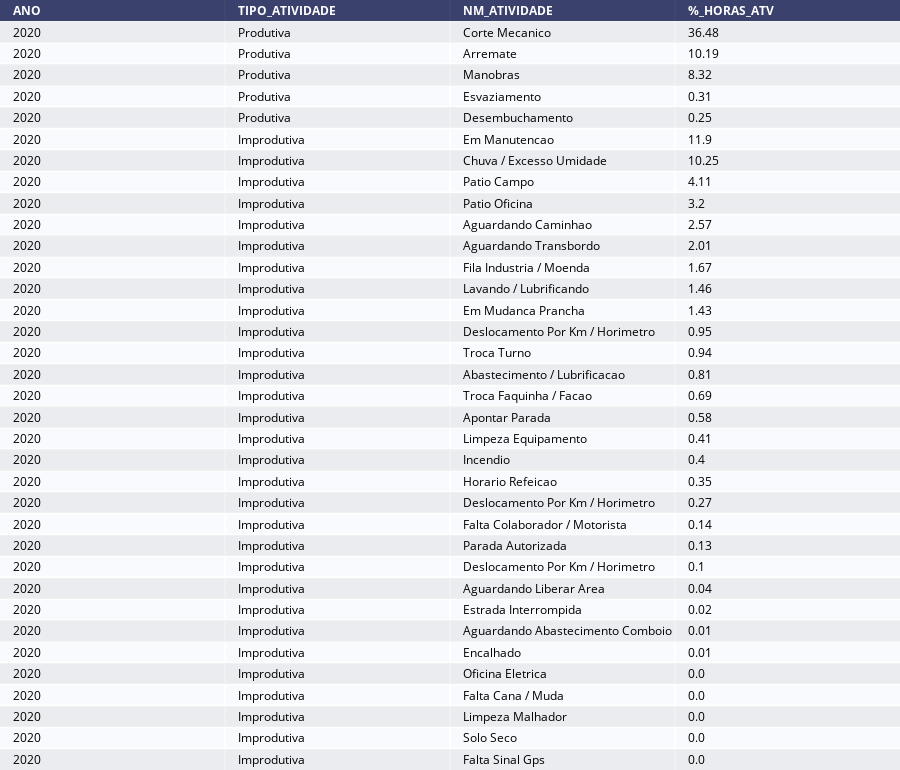

Write notebook code for a chart like this one.
### Code cell
import plotly.figure_factory as ff

dt_year_graf = dt_year.query('ANO == 2020')

# Rename column of database
dt_year_graf = dt_year_graf.rename(columns={"VA_DURACAO": "HORAS_ATV", "FG_ATIVIDADE_PRODUTIVA": "TIPO_ATIVIDADE"}, errors="raise")

# Select columns of database
dt_year_graf = dt_year_graf[['ANO', 'TIPO_ATIVIDADE', 'NM_ATIVIDADE', '%_HORAS_ATV']]

# Sort Values in database
dt_year_graf = dt_year_graf.sort_values(['ANO', 'TIPO_ATIVIDADE', '%_HORAS_ATV'], ascending=False)

# Plot database
fig =  ff.create_table(dt_year_graf, height_constant=20)
print(' / ')
print(' / ')
print(' / Relação % de Horas Produtivas e Improdutivas por Ano e Tipos de Atividades (2020)')
fig.show()

### Figure 1 — Plotly figure (JSON) as saved in the notebook; plotly's stock layout.template omitted (floating-point values rounded to 4 significant figures; data arrays with more than 128 entries replaced by an {"elided": "..."} marker saying what was removed)
{"data": [{"colorscale": [[0, "#00083e"], [0.5, "#ededee"], [1, "#ffffff"]], "hoverinfo": "none", "opacity": 0.75, "showscale": false, "type": "heatmap", "z": {"elided": "36x4 float values"}}], "layout": {"annotations": [{"align": "left", "font": {"color": "#ffffff"}, "showarrow": false, "text": "<b>ANO</b>", "x": -0.45, "xanchor": "left", "xref": "x", "y": 0, "yref": "y"}, {"align": "left", "font": {"color": "#ffffff"}, "showarrow": false, "text": "<b>TIPO_ATIVIDADE</b>", "x": 0.55, "xanchor": "left", "xref": "x", "y": 0, "yref": "y"}, {"align": "left", "font": {"color": "#ffffff"}, "showarrow": false, "text": "<b>NM_ATIVIDADE</b>", "x": 1.55, "xanchor": "left", "xref": "x", "y": 0, "yref": "y"}, {"align": "left", "font": {"color": "#ffffff"}, "showarrow": false, "text": "<b>%_HORAS_ATV</b>", "x": 2.55, "xanchor": "left", "xref": "x", "y": 0, "yref": "y"}, {"align": "left", "font": {"color": "#000000"}, "showarrow": false, "text": "2020", "x": -0.45, "xanchor": "left", "xref": "x", "y": 1, "yref": "y"}, {"align": "left", "font": {"color": "#000000"}, "showarrow": false, "text": "Produtiva", "x": 0.55, "xanchor": "left", "xref": "x", "y": 1, "yref": "y"}, {"align": "left", "font": {"color": "#000000"}, "showarrow": false, "text": "Corte Mecanico", "x": 1.55, "xanchor": "left", "xref": "x", "y": 1, "yref": "y"}, {"align": "left", "font": {"color": "#000000"}, "showarrow": false, "text": "36.48", "x": 2.55, "xanchor": "left", "xref": "x", "y": 1, "yref": "y"}, {"align": "left", "font": {"color": "#000000"}, "showarrow": false, "text": "2020", "x": -0.45, "xanchor": "left", "xref": "x", "y": 2, "yref": "y"}, {"align": "left", "font": {"color": "#000000"}, "showarrow": false, "text": "Produtiva", "x": 0.55, "xanchor": "left", "xref": "x", "y": 2, "yref": "y"}, {"align": "left", "font": {"color": "#000000"}, "showarrow": false, "text": "Arremate", "x": 1.55, "xanchor": "left", "xref": "x", "y": 2, "yref": "y"}, {"align": "left", "font": {"color": "#000000"}, "showarrow": false, "text": "10.19", "x": 2.55, "xanchor": "left", "xref": "x", "y": 2, "yref": "y"}, {"align": "left", "font": {"color": "#000000"}, "showarrow": false, "text": "2020", "x": -0.45, "xanchor": "left", "xref": "x", "y": 3, "yref": "y"}, {"align": "left", "font": {"color": "#000000"}, "showarrow": false, "text": "Produtiva", "x": 0.55, "xanchor": "left", "xref": "x", "y": 3, "yref": "y"}, {"align": "left", "font": {"color": "#000000"}, "showarrow": false, "text": "Manobras", "x": 1.55, "xanchor": "left", "xref": "x", "y": 3, "yref": "y"}, {"align": "left", "font": {"color": "#000000"}, "showarrow": false, "text": "8.32", "x": 2.55, "xanchor": "left", "xref": "x", "y": 3, "yref": "y"}, {"align": "left", "font": {"color": "#000000"}, "showarrow": false, "text": "2020", "x": -0.45, "xanchor": "left", "xref": "x", "y": 4, "yref": "y"}, {"align": "left", "font": {"color": "#000000"}, "showarrow": false, "text": "Produtiva", "x": 0.55, "xanchor": "left", "xref": "x", "y": 4, "yref": "y"}, {"align": "left", "font": {"color": "#000000"}, "showarrow": false, "text": "Esvaziamento", "x": 1.55, "xanchor": "left", "xref": "x", "y": 4, "yref": "y"}, {"align": "left", "font": {"color": "#000000"}, "showarrow": false, "text": "0.31", "x": 2.55, "xanchor": "left", "xref": "x", "y": 4, "yref": "y"}, {"align": "left", "font": {"color": "#000000"}, "showarrow": false, "text": "2020", "x": -0.45, "xanchor": "left", "xref": "x", "y": 5, "yref": "y"}, {"align": "left", "font": {"color": "#000000"}, "showarrow": false, "text": "Produtiva", "x": 0.55, "xanchor": "left", "xref": "x", "y": 5, "yref": "y"}, {"align": "left", "font": {"color": "#000000"}, "showarrow": false, "text": "Desembuchamento", "x": 1.55, "xanchor": "left", "xref": "x", "y": 5, "yref": "y"}, {"align": "left", "font": {"color": "#000000"}, "showarrow": false, "text": "0.25", "x": 2.55, "xanchor": "left", "xref": "x", "y": 5, "yref": "y"}, {"align": "left", "font": {"color": "#000000"}, "showarrow": false, "text": "2020", "x": -0.45, "xanchor": "left", "xref": "x", "y": 6, "yref": "y"}, {"align": "left", "font": {"color": "#000000"}, "showarrow": false, "text": "Improdutiva", "x": 0.55, "xanchor": "left", "xref": "x", "y": 6, "yref": "y"}, {"align": "left", "font": {"color": "#000000"}, "showarrow": false, "text": "Em Manutencao", "x": 1.55, "xanchor": "left", "xref": "x", "y": 6, "yref": "y"}, {"align": "left", "font": {"color": "#000000"}, "showarrow": false, "text": "11.9", "x": 2.55, "xanchor": "left", "xref": "x", "y": 6, "yref": "y"}, {"align": "left", "font": {"color": "#000000"}, "showarrow": false, "text": "2020", "x": -0.45, "xanchor": "left", "xref": "x", "y": 7, "yref": "y"}, {"align": "left", "font": {"color": "#000000"}, "showarrow": false, "text": "Improdutiva", "x": 0.55, "xanchor": "left", "xref": "x", "y": 7, "yref": "y"}, {"align": "left", "font": {"color": "#000000"}, "showarrow": false, "text": "Chuva / Excesso Umidade", "x": 1.55, "xanchor": "left", "xref": "x", "y": 7, "yref": "y"}, {"align": "left", "font": {"color": "#000000"}, "showarrow": false, "text": "10.25", "x": 2.55, "xanchor": "left", "xref": "x", "y": 7, "yref": "y"}, {"align": "left", "font": {"color": "#000000"}, "showarrow": false, "text": "2020", "x": -0.45, "xanchor": "left", "xref": "x", "y": 8, "yref": "y"}, {"align": "left", "font": {"color": "#000000"}, "showarrow": false, "text": "Improdutiva", "x": 0.55, "xanchor": "left", "xref": "x", "y": 8, "yref": "y"}, {"align": "left", "font": {"color": "#000000"}, "showarrow": false, "text": "Patio Campo", "x": 1.55, "xanchor": "left", "xref": "x", "y": 8, "yref": "y"}, {"align": "left", "font": {"color": "#000000"}, "showarrow": false, "text": "4.11", "x": 2.55, "xanchor": "left", "xref": "x", "y": 8, "yref": "y"}, {"align": "left", "font": {"color": "#000000"}, "showarrow": false, "text": "2020", "x": -0.45, "xanchor": "left", "xref": "x", "y": 9, "yref": "y"}, {"align": "left", "font": {"color": "#000000"}, "showarrow": false, "text": "Improdutiva", "x": 0.55, "xanchor": "left", "xref": "x", "y": 9, "yref": "y"}, {"align": "left", "font": {"color": "#000000"}, "showarrow": false, "text": "Patio Oficina", "x": 1.55, "xanchor": "left", "xref": "x", "y": 9, "yref": "y"}, {"align": "left", "font": {"color": "#000000"}, "showarrow": false, "text": "3.2", "x": 2.55, "xanchor": "left", "xref": "x", "y": 9, "yref": "y"}, {"align": "left", "font": {"color": "#000000"}, "showarrow": false, "text": "2020", "x": -0.45, "xanchor": "left", "xref": "x", "y": 10, "yref": "y"}, {"align": "left", "font": {"color": "#000000"}, "showarrow": false, "text": "Improdutiva", "x": 0.55, "xanchor": "left", "xref": "x", "y": 10, "yref": "y"}, {"align": "left", "font": {"color": "#000000"}, "showarrow": false, "text": "Aguardando Caminhao", "x": 1.55, "xanchor": "left", "xref": "x", "y": 10, "yref": "y"}, {"align": "left", "font": {"color": "#000000"}, "showarrow": false, "text": "2.57", "x": 2.55, "xanchor": "left", "xref": "x", "y": 10, "yref": "y"}, {"align": "left", "font": {"color": "#000000"}, "showarrow": false, "text": "2020", "x": -0.45, "xanchor": "left", "xref": "x", "y": 11, "yref": "y"}, {"align": "left", "font": {"color": "#000000"}, "showarrow": false, "text": "Improdutiva", "x": 0.55, "xanchor": "left", "xref": "x", "y": 11, "yref": "y"}, {"align": "left", "font": {"color": "#000000"}, "showarrow": false, "text": "Aguardando Transbordo", "x": 1.55, "xanchor": "left", "xref": "x", "y": 11, "yref": "y"}, {"align": "left", "font": {"color": "#000000"}, "showarrow": false, "text": "2.01", "x": 2.55, "xanchor": "left", "xref": "x", "y": 11, "yref": "y"}, {"align": "left", "font": {"color": "#000000"}, "showarrow": false, "text": "2020", "x": -0.45, "xanchor": "left", "xref": "x", "y": 12, "yref": "y"}, {"align": "left", "font": {"color": "#000000"}, "showarrow": false, "text": "Improdutiva", "x": 0.55, "xanchor": "left", "xref": "x", "y": 12, "yref": "y"}, {"align": "left", "font": {"color": "#000000"}, "showarrow": false, "text": "Fila Industria / Moenda", "x": 1.55, "xanchor": "left", "xref": "x", "y": 12, "yref": "y"}, {"align": "left", "font": {"color": "#000000"}, "showarrow": false, "text": "1.67", "x": 2.55, "xanchor": "left", "xref": "x", "y": 12, "yref": "y"}, {"align": "left", "font": {"color": "#000000"}, "showarrow": false, "text": "2020", "x": -0.45, "xanchor": "left", "xref": "x", "y": 13, "yref": "y"}, {"align": "left", "font": {"color": "#000000"}, "showarrow": false, "text": "Improdutiva", "x": 0.55, "xanchor": "left", "xref": "x", "y": 13, "yref": "y"}, {"align": "left", "font": {"color": "#000000"}, "showarrow": false, "text": "Lavando / Lubrificando", "x": 1.55, "xanchor": "left", "xref": "x", "y": 13, "yref": "y"}, {"align": "left", "font": {"color": "#000000"}, "showarrow": false, "text": "1.46", "x": 2.55, "xanchor": "left", "xref": "x", "y": 13, "yref": "y"}, {"align": "left", "font": {"color": "#000000"}, "showarrow": false, "text": "2020", "x": -0.45, "xanchor": "left", "xref": "x", "y": 14, "yref": "y"}, {"align": "left", "font": {"color": "#000000"}, "showarrow": false, "text": "Improdutiva", "x": 0.55, "xanchor": "left", "xref": "x", "y": 14, "yref": "y"}, {"align": "left", "font": {"color": "#000000"}, "showarrow": false, "text": "Em Mudanca Prancha", "x": 1.55, "xanchor": "left", "xref": "x", "y": 14, "yref": "y"}, {"align": "left", "font": {"color": "#000000"}, "showarrow": false, "text": "1.43", "x": 2.55, "xanchor": "left", "xref": "x", "y": 14, "yref": "y"}, {"align": "left", "font": {"color": "#000000"}, "showarrow": false, "text": "2020", "x": -0.45, "xanchor": "left", "xref": "x", "y": 15, "yref": "y"}, {"align": "left", "font": {"color": "#000000"}, "showarrow": false, "text": "Improdutiva", "x": 0.55, "xanchor": "left", "xref": "x", "y": 15, "yref": "y"}, {"align": "left", "font": {"color": "#000000"}, "showarrow": false, "text": "Deslocamento Por Km / Horimetro", "x": 1.55, "xanchor": "left", "xref": "x", "y": 15, "yref": "y"}, {"align": "left", "font": {"color": "#000000"}, "showarrow": false, "text": "0.95", "x": 2.55, "xanchor": "left", "xref": "x", "y": 15, "yref": "y"}, {"align": "left", "font": {"color": "#000000"}, "showarrow": false, "text": "2020", "x": -0.45, "xanchor": "left", "xref": "x", "y": 16, "yref": "y"}, {"align": "left", "font": {"color": "#000000"}, "showarrow": false, "text": "Improdutiva", "x": 0.55, "xanchor": "left", "xref": "x", "y": 16, "yref": "y"}, {"align": "left", "font": {"color": "#000000"}, "showarrow": false, "text": "Troca Turno", "x": 1.55, "xanchor": "left", "xref": "x", "y": 16, "yref": "y"}, {"align": "left", "font": {"color": "#000000"}, "showarrow": false, "text": "0.94", "x": 2.55, "xanchor": "left", "xref": "x", "y": 16, "yref": "y"}, {"align": "left", "font": {"color": "#000000"}, "showarrow": false, "text": "2020", "x": -0.45, "xanchor": "left", "xref": "x", "y": 17, "yref": "y"}, {"align": "left", "font": {"color": "#000000"}, "showarrow": false, "text": "Improdutiva", "x": 0.55, "xanchor": "left", "xref": "x", "y": 17, "yref": "y"}, {"align": "left", "font": {"color": "#000000"}, "showarrow": false, "text": "Abastecimento / Lubrificacao", "x": 1.55, "xanchor": "left", "xref": "x", "y": 17, "yref": "y"}, {"align": "left", "font": {"color": "#000000"}, "showarrow": false, "text": "0.81", "x": 2.55, "xanchor": "left", "xref": "x", "y": 17, "yref": "y"}, {"align": "left", "font": {"color": "#000000"}, "showarrow": false, "text": "2020", "x": -0.45, "xanchor": "left", "xref": "x", "y": 18, "yref": "y"}, {"align": "left", "font": {"color": "#000000"}, "showarrow": false, "text": "Improdutiva", "x": 0.55, "xanchor": "left", "xref": "x", "y": 18, "yref": "y"}, {"align": "left", "font": {"color": "#000000"}, "showarrow": false, "text": "Troca Faquinha / Facao", "x": 1.55, "xanchor": "left", "xref": "x", "y": 18, "yref": "y"}, {"align": "left", "font": {"color": "#000000"}, "showarrow": false, "text": "0.69", "x": 2.55, "xanchor": "left", "xref": "x", "y": 18, "yref": "y"}, {"align": "left", "font": {"color": "#000000"}, "showarrow": false, "text": "2020", "x": -0.45, "xanchor": "left", "xref": "x", "y": 19, "yref": "y"}, {"align": "left", "font": {"color": "#000000"}, "showarrow": false, "text": "Improdutiva", "x": 0.55, "xanchor": "left", "xref": "x", "y": 19, "yref": "y"}, {"align": "left", "font": {"color": "#000000"}, "showarrow": false, "text": "Apontar Parada", "x": 1.55, "xanchor": "left", "xref": "x", "y": 19, "yref": "y"}, {"align": "left", "font": {"color": "#000000"}, "showarrow": false, "text": "0.58", "x": 2.55, "xanchor": "left", "xref": "x", "y": 19, "yref": "y"}, {"align": "left", "font": {"color": "#000000"}, "showarrow": false, "text": "2020", "x": -0.45, "xanchor": "left", "xref": "x", "y": 20, "yref": "y"}, {"align": "left", "font": {"color": "#000000"}, "showarrow": false, "text": "Improdutiva", "x": 0.55, "xanchor": "left", "xref": "x", "y": 20, "yref": "y"}, {"align": "left", "font": {"color": "#000000"}, "showarrow": false, "text": "Limpeza Equipamento", "x": 1.55, "xanchor": "left", "xref": "x", "y": 20, "yref": "y"}, {"align": "left", "font": {"color": "#000000"}, "showarrow": false, "text": "0.41", "x": 2.55, "xanchor": "left", "xref": "x", "y": 20, "yref": "y"}, {"align": "left", "font": {"color": "#000000"}, "showarrow": false, "text": "2020", "x": -0.45, "xanchor": "left", "xref": "x", "y": 21, "yref": "y"}, {"align": "left", "font": {"color": "#000000"}, "showarrow": false, "text": "Improdutiva", "x": 0.55, "xanchor": "left", "xref": "x", "y": 21, "yref": "y"}, {"align": "left", "font": {"color": "#000000"}, "showarrow": false, "text": "Incendio", "x": 1.55, "xanchor": "left", "xref": "x", "y": 21, "yref": "y"}, {"align": "left", "font": {"color": "#000000"}, "showarrow": false, "text": "0.4", "x": 2.55, "xanchor": "left", "xref": "x", "y": 21, "yref": "y"}, {"align": "left", "font": {"color": "#000000"}, "showarrow": false, "text": "2020", "x": -0.45, "xanchor": "left", "xref": "x", "y": 22, "yref": "y"}, {"align": "left", "font": {"color": "#000000"}, "showarrow": false, "text": "Improdutiva", "x": 0.55, "xanchor": "left", "xref": "x", "y": 22, "yref": "y"}, {"align": "left", "font": {"color": "#000000"}, "showarrow": false, "text": "Horario Refeicao", "x": 1.55, "xanchor": "left", "xref": "x", "y": 22, "yref": "y"}, {"align": "left", "font": {"color": "#000000"}, "showarrow": false, "text": "0.35", "x": 2.55, "xanchor": "left", "xref": "x", "y": 22, "yref": "y"}, {"align": "left", "font": {"color": "#000000"}, "showarrow": false, "text": "2020", "x": -0.45, "xanchor": "left", "xref": "x", "y": 23, "yref": "y"}, {"align": "left", "font": {"color": "#000000"}, "showarrow": false, "text": "Improdutiva", "x": 0.55, "xanchor": "left", "xref": "x", "y": 23, "yref": "y"}, {"align": "left", "font": {"color": "#000000"}, "showarrow": false, "text": "Deslocamento Por Km / Horimetro", "x": 1.55, "xanchor": "left", "xref": "x", "y": 23, "yref": "y"}, {"align": "left", "font": {"color": "#000000"}, "showarrow": false, "text": "0.27", "x": 2.55, "xanchor": "left", "xref": "x", "y": 23, "yref": "y"}, {"align": "left", "font": {"color": "#000000"}, "showarrow": false, "text": "2020", "x": -0.45, "xanchor": "left", "xref": "x", "y": 24, "yref": "y"}, {"align": "left", "font": {"color": "#000000"}, "showarrow": false, "text": "Improdutiva", "x": 0.55, "xanchor": "left", "xref": "x", "y": 24, "yref": "y"}, {"align": "left", "font": {"color": "#000000"}, "showarrow": false, "text": "Falta Colaborador / Motorista", "x": 1.55, "xanchor": "left", "xref": "x", "y": 24, "yref": "y"}, {"align": "left", "font": {"color": "#000000"}, "showarrow": false, "text": "0.14", "x": 2.55, "xanchor": "left", "xref": "x", "y": 24, "yref": "y"}, {"align": "left", "font": {"color": "#000000"}, "showarrow": false, "text": "2020", "x": -0.45, "xanchor": "left", "xref": "x", "y": 25, "yref": "y"}, {"align": "left", "font": {"color": "#000000"}, "showarrow": false, "text": "Improdutiva", "x": 0.55, "xanchor": "left", "xref": "x", "y": 25, "yref": "y"}, {"align": "left", "font": {"color": "#000000"}, "showarrow": false, "text": "Parada Autorizada", "x": 1.55, "xanchor": "left", "xref": "x", "y": 25, "yref": "y"}, {"align": "left", "font": {"color": "#000000"}, "showarrow": false, "text": "0.13", "x": 2.55, "xanchor": "left", "xref": "x", "y": 25, "yref": "y"}, {"align": "left", "font": {"color": "#000000"}, "showarrow": false, "text": "2020", "x": -0.45, "xanchor": "left", "xref": "x", "y": 26, "yref": "y"}, {"align": "left", "font": {"color": "#000000"}, "showarrow": false, "text": "Improdutiva", "x": 0.55, "xanchor": "left", "xref": "x", "y": 26, "yref": "y"}, {"align": "left", "font": {"color": "#000000"}, "showarrow": false, "text": "Deslocamento Por Km / Horimetro", "x": 1.55, "xanchor": "left", "xref": "x", "y": 26, "yref": "y"}, {"align": "left", "font": {"color": "#000000"}, "showarrow": false, "text": "0.1", "x": 2.55, "xanchor": "left", "xref": "x", "y": 26, "yref": "y"}, {"align": "left", "font": {"color": "#000000"}, "showarrow": false, "text": "2020", "x": -0.45, "xanchor": "left", "xref": "x", "y": 27, "yref": "y"}, {"align": "left", "font": {"color": "#000000"}, "showarrow": false, "text": "Improdutiva", "x": 0.55, "xanchor": "left", "xref": "x", "y": 27, "yref": "y"}, {"align": "left", "font": {"color": "#000000"}, "showarrow": false, "text": "Aguardando Liberar Area", "x": 1.55, "xanchor": "left", "xref": "x", "y": 27, "yref": "y"}, {"align": "left", "font": {"color": "#000000"}, "showarrow": false, "text": "0.04", "x": 2.55, "xanchor": "left", "xref": "x", "y": 27, "yref": "y"}, {"align": "left", "font": {"color": "#000000"}, "showarrow": false, "text": "2020", "x": -0.45, "xanchor": "left", "xref": "x", "y": 28, "yref": "y"}, {"align": "left", "font": {"color": "#000000"}, "showarrow": false, "text": "Improdutiva", "x": 0.55, "xanchor": "left", "xref": "x", "y": 28, "yref": "y"}, {"align": "left", "font": {"color": "#000000"}, "showarrow": false, "text": "Estrada Interrompida", "x": 1.55, "xanchor": "left", "xref": "x", "y": 28, "yref": "y"}, {"align": "left", "font": {"color": "#000000"}, "showarrow": false, "text": "0.02", "x": 2.55, "xanchor": "left", "xref": "x", "y": 28, "yref": "y"}, {"align": "left", "font": {"color": "#000000"}, "showarrow": false, "text": "2020", "x": -0.45, "xanchor": "left", "xref": "x", "y": 29, "yref": "y"}, {"align": "left", "font": {"color": "#000000"}, "showarrow": false, "text": "Improdutiva", "x": 0.55, "xanchor": "left", "xref": "x", "y": 29, "yref": "y"}, {"align": "left", "font": {"color": "#000000"}, "showarrow": false, "text": "Aguardando Abastecimento Comboio", "x": 1.55, "xanchor": "left", "xref": "x", "y": 29, "yref": "y"}, {"align": "left", "font": {"color": "#000000"}, "showarrow": false, "text": "0.01", "x": 2.55, "xanchor": "left", "xref": "x", "y": 29, "yref": "y"}, {"align": "left", "font": {"color": "#000000"}, "showarrow": false, "text": "2020", "x": -0.45, "xanchor": "left", "xref": "x", "y": 30, "yref": "y"}, {"align": "left", "font": {"color": "#000000"}, "showarrow": false, "text": "Improdutiva", "x": 0.55, "xanchor": "left", "xref": "x", "y": 30, "yref": "y"}, {"align": "left", "font": {"color": "#000000"}, "showarrow": false, "text": "Encalhado", "x": 1.55, "xanchor": "left", "xref": "x", "y": 30, "yref": "y"}, {"align": "left", "font": {"color": "#000000"}, "showarrow": false, "text": "0.01", "x": 2.55, "xanchor": "left", "xref": "x", "y": 30, "yref": "y"}, {"align": "left", "font": {"color": "#000000"}, "showarrow": false, "text": "2020", "x": -0.45, "xanchor": "left", "xref": "x", "y": 31, "yref": "y"}, {"align": "left", "font": {"color": "#000000"}, "showarrow": false, "text": "Improdutiva", "x": 0.55, "xanchor": "left", "xref": "x", "y": 31, "yref": "y"}, {"align": "left", "font": {"color": "#000000"}, "showarrow": false, "text": "Oficina Eletrica", "x": 1.55, "xanchor": "left", "xref": "x", "y": 31, "yref": "y"}, {"align": "left", "font": {"color": "#000000"}, "showarrow": false, "text": "0.0", "x": 2.55, "xanchor": "left", "xref": "x", "y": 31, "yref": "y"}, {"align": "left", "font": {"color": "#000000"}, "showarrow": false, "text": "2020", "x": -0.45, "xanchor": "left", "xref": "x", "y": 32, "yref": "y"}, {"align": "left", "font": {"color": "#000000"}, "showarrow": false, "text": "Improdutiva", "x": 0.55, "xanchor": "left", "xref": "x", "y": 32, "yref": "y"}, {"align": "left", "font": {"color": "#000000"}, "showarrow": false, "text": "Falta Cana / Muda", "x": 1.55, "xanchor": "left", "xref": "x", "y": 32, "yref": "y"}, {"align": "left", "font": {"color": "#000000"}, "showarrow": false, "text": "0.0", "x": 2.55, "xanchor": "left", "xref": "x", "y": 32, "yref": "y"}, {"align": "left", "font": {"color": "#000000"}, "showarrow": false, "text": "2020", "x": -0.45, "xanchor": "left", "xref": "x", "y": 33, "yref": "y"}, {"align": "left", "font": {"color": "#000000"}, "showarrow": false, "text": "Improdutiva", "x": 0.55, "xanchor": "left", "xref": "x", "y": 33, "yref": "y"}, {"align": "left", "font": {"color": "#000000"}, "showarrow": false, "text": "Limpeza Malhador", "x": 1.55, "xanchor": "left", "xref": "x", "y": 33, "yref": "y"}, {"align": "left", "font": {"color": "#000000"}, "showarrow": false, "text": "0.0", "x": 2.55, "xanchor": "left", "xref": "x", "y": 33, "yref": "y"}, {"align": "left", "font": {"color": "#000000"}, "showarrow": false, "text": "2020", "x": -0.45, "xanchor": "left", "xref": "x", "y": 34, "yref": "y"}, {"align": "left", "font": {"color": "#000000"}, "showarrow": false, "text": "Improdutiva", "x": 0.55, "xanchor": "left", "xref": "x", "y": 34, "yref": "y"}, {"align": "left", "font": {"color": "#000000"}, "showarrow": false, "text": "Solo Seco", "x": 1.55, "xanchor": "left", "xref": "x", "y": 34, "yref": "y"}, {"align": "left", "font": {"color": "#000000"}, "showarrow": false, "text": "0.0", "x": 2.55, "xanchor": "left", "xref": "x", "y": 34, "yref": "y"}, {"align": "left", "font": {"color": "#000000"}, "showarrow": false, "text": "2020", "x": -0.45, "xanchor": "left", "xref": "x", "y": 35, "yref": "y"}, {"align": "left", "font": {"color": "#000000"}, "showarrow": false, "text": "Improdutiva", "x": 0.55, "xanchor": "left", "xref": "x", "y": 35, "yref": "y"}, {"align": "left", "font": {"color": "#000000"}, "showarrow": false, "text": "Falta Sinal Gps", "x": 1.55, "xanchor": "left", "xref": "x", "y": 35, "yref": "y"}, {"align": "left", "font": {"color": "#000000"}, "showarrow": false, "text": "0.0", "x": 2.55, "xanchor": "left", "xref": "x", "y": 35, "yref": "y"}], "height": 770, "margin": {"b": 0, "l": 0, "r": 0, "t": 0}, "xaxis": {"dtick": 1, "gridwidth": 2, "showticklabels": false, "tick0": -0.5, "ticks": "", "zeroline": false}, "yaxis": {"autorange": "reversed", "dtick": 1, "gridwidth": 2, "showticklabels": false, "tick0": 0.5, "ticks": "", "zeroline": false}}}
